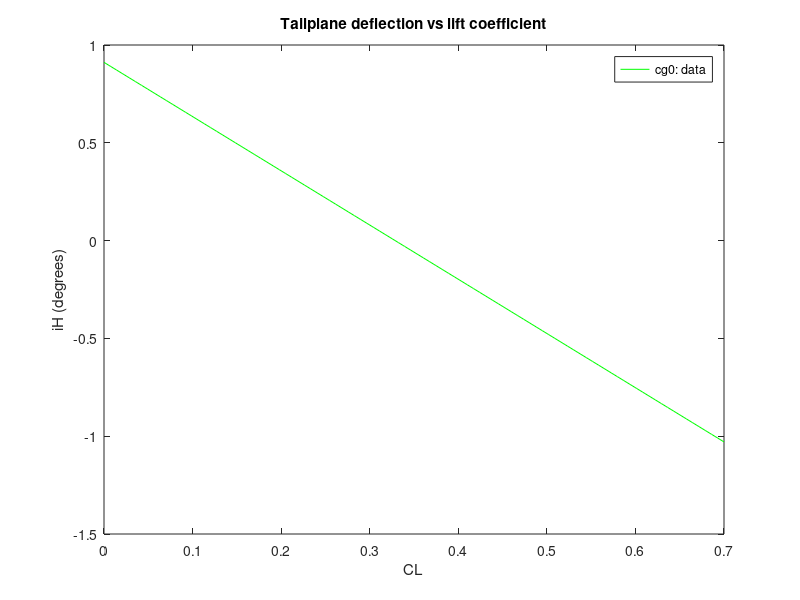

The MATLAB script that drew this image:
%Q4 steady flight sim
x_zero_fuel = 10.14;
x_fuel_tank = 10.06;
rho_0 = 1.225;
s_ref = 73.73;
%cg 0
steady_flight_emptyANDpayload = (13434.8 + 1081.8) * 0.45359237;
steady_flight_cg0_fuel = [3376.50000000000	3371.10000000000	3364.40000000000	3330.80000000000 4042	4026	4005	3984]* 0.45359237;
steady_flight_cg0_weight = (steady_flight_emptyANDpayload  + steady_flight_cg0_fuel).* 9.81;
steady_flight_cg0_xCG =( (steady_flight_emptyANDpayload).*x_zero_fuel + steady_flight_cg0_fuel .*x_fuel_tank )./ (steady_flight_cg0_fuel + steady_flight_emptyANDpayload);

steady_flight_cg0_Vi = [181	156	105	315 220   180   160   140]./ 1.943844;
steady_flight_cg0_CL = (2.*steady_flight_cg0_weight)./(rho_0.*s_ref .* (steady_flight_cg0_Vi).^2);

steady_flight_cg0_iH = [0.3500   -0.1100   -1.4200    1.1400 0.6300    0.2300   -0.0300   -0.3000];
%cg -6
steady_flight_cgneg6_fuel = [4114.80000000000	4143	4132.10000000000	4126.10000000000 3930.10000000000	3916.80000000000	3904.40000000000	3890.40000000000]* 0.45359237;
steady_flight_cgneg6_weight = (steady_flight_emptyANDpayload  + steady_flight_cgneg6_fuel).* 9.81;
steady_flight_cgneg6_xCG =( (steady_flight_emptyANDpayload).*x_zero_fuel + steady_flight_cgneg6_fuel .*x_fuel_tank )./ (steady_flight_cgneg6_fuel + steady_flight_emptyANDpayload);

steady_flight_cgneg6_Vi = [112   165   140   131 220   180   160   140]./ 1.943844;
steady_flight_cgneg6_CL = (2.*steady_flight_cgneg6_weight)./(rho_0.*s_ref .* (steady_flight_cgneg6_Vi).^2);

steady_flight_cgneg6_iH = [-1.7000   -0.3000   -0.7500   -0.9900 0.5200   -0.0100   -0.2600   -0.6300];
%cg6
steady_flight_cg6_fuel = [3586.10000000000	3580.40000000000	3575.30000000000	3561.20000000000	3705	3982.50000000000	3903.70000000000	3860	3830.60000000000]* 0.45359237;
steady_flight_cg6_weight = (steady_flight_emptyANDpayload  + steady_flight_cg6_fuel).* 9.81;
steady_flight_cg6_xCG =( (steady_flight_emptyANDpayload).*x_zero_fuel + steady_flight_cg6_fuel .*x_fuel_tank )./ (steady_flight_cg6_fuel + steady_flight_emptyANDpayload);
steady_flight_cg6_Vi = [180   130   161   234   182   218   180   160   140]./ 1.943844;
steady_flight_cg6_CL = (2.*steady_flight_cg6_weight)./(rho_0.*s_ref .* (steady_flight_cg6_Vi).^2);
steady_flight_cg6_iH = [0.5100   -0.3800    0.2100    0.8400    2.4500    0.7300    0.3800    0.1800         0];

new_cg6_cl = [0.3006    0.3446    0.3994    0.4684    0.2738    0.2510    0.2157    0.1996];
new_cg6_ih = [-0.1400    0.0400   -0.3900   -0.1800    0.0900    0.2000    0.2100    0.6600];

new_cg0_ih =[0.750000000000000	0.430000000000000	0.410000000000000	0.230000000000000	0.0800000000000000	-0.0300000000000000	-0.150000000000000	-0.350000000000000	-0.230000000000000	-0.630000000000000	-0.660000000000000	-0.920000000000000];
new_cg0_cl = [0.0922661770000000	0.154521130000000	0.170220866000000	0.188413402000000	0.209672358000000	0.234958282000000	0.265171705000000	0.301531080000000	0.311225650000000	0.357173672000000	0.420507351000000	0.485811783000000];

new_cgneg6_ih = [-0.2500   -0.2100   -0.9200   -1.1100];
new_cgneg6_cl = [0.2995    0.3436    0.3982    0.4671];


line_best_fit_cg0=polyfit(steady_flight_cg0_CL,steady_flight_cg0_iH,1);
line_best_fit_cgneg6=polyfit(steady_flight_cgneg6_CL,steady_flight_cgneg6_iH,1);
line_best_fit_cg6=polyfit(steady_flight_cg6_CL,steady_flight_cg6_iH,1);

line_best_fit_newcg6=polyfit(new_cg6_cl,new_cg6_ih,1);
line_best_fit_newcg0=polyfit(new_cg0_cl,new_cg0_ih,1);
line_best_fit_newcgneg6=polyfit(new_cgneg6_cl,new_cgneg6_ih,1);



plot(linspace(0,0.7), polyval(line_best_fit_newcg0,linspace(0,0.7)),"r")
scatter(new_cgneg6_cl,new_cgneg6_ih,"b")
plot(linspace(0,0.7), polyval(line_best_fit_newcgneg6,linspace(0,0.7)),"b")
scatter(new_cg6_cl,new_cg6_ih,"g")
plot(linspace(0,0.7), polyval(line_best_fit_newcg6,linspace(0,0.7)),"g")
legend("cg0: data", "cg0: best fit line","cg-6: data", "cg-6: best fit line","cg6: data", "cg6: best fit line")
hold off
title("Tailplane deflection vs lift coefficient")
xlabel("CL")
ylabel("iH (degrees)")